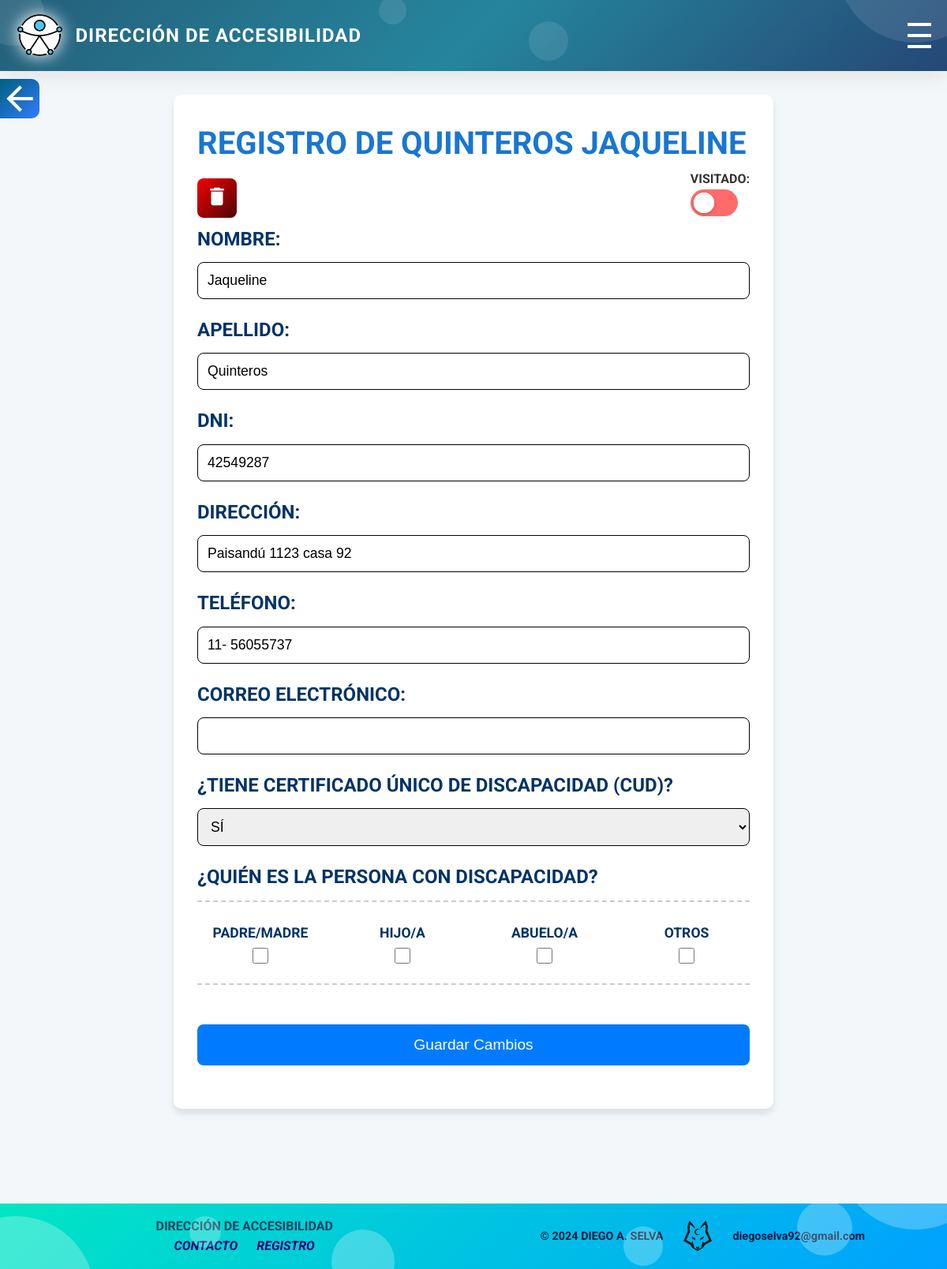
The page /persona_registro.php?id=13 (signed in) on the database its author committed.
### tables this page shows
CREATE TABLE `registro_discapacidad` (
  `id` int(11) NOT NULL,
  `nombre` varchar(100) NOT NULL,
  `apellido` varchar(100) NOT NULL,
  `dni` varchar(20) NOT NULL,
  `direccion` varchar(255) NOT NULL,
  `telefono` varchar(20) DEFAULT NULL,
  `correo_electronico` varchar(100) DEFAULT NULL,
  `certificado_discapacidad` tinyint(1) NOT NULL,
  `quienes` text NOT NULL,
  `visitado` tinyint(1) DEFAULT '0',
  `fecha_registro` date DEFAULT NULL
);

### persona_registro.php (the view, shortened to what this page needs)
<?php
include("navbar.php");
include("php/db.php");
$nombre = $apellido = $dni = $direccion = $telefono = $correo_electronico = $certificado_discapacidad = $quienes = $visitado = "";
if (isset($_GET['id'])) {
    $id = intval($_GET['id']);
    $query = "SELECT * FROM registro_discapacidad WHERE id = $id";
    $resultado = mysqli_query($conexion, $query);
    if ($fila = mysqli_fetch_assoc($resultado)) {
        $nombre = htmlspecialchars($fila['nombre']);
        $apellido = htmlspecialchars($fila['apellido']);
        $dni = htmlspecialchars($fila['dni']);
        $direccion = htmlspecialchars($fila['direccion']);
        $telefono = htmlspecialchars($fila['telefono'] ?? '');
        $correo_electronico = htmlspecialchars($fila['correo_electronico'] ?? '');
        $certificado_discapacidad = htmlspecialchars($fila['certificado_discapacidad']);
        $quienes = htmlspecialchars($fila['quienes']);
        $quienesArray = explode(", ", $quienes);
        $opcionesPredefinidas = ['Padre/Madre', 'Hijo/a', 'Abuelo/a'];
        $otrosValor = '';
        foreach ($quienesArray as $quien) {
            if (!in_array($quien, $opcionesPredefinidas)) {
                $otrosValor = $quien;
            }
        }
    } else {
        echo "No se encontraron detalles.";
        exit;
    }
}
?>
<!DOCTYPE html>
<html lang="es">
<head>
    <link rel="stylesheet" href="css/estilos.css">
</head>
<body>
    <main class="main_general">
        <a href="tabla_registro.php" class="btn-back">
            <span class="material-icons" style="font-size: 50px;">arrow_back</span>
        </a>
        <section class="container_registro">
            <form class="form_registro" method="POST" action="">
                <h1>Registro de <?php echo $apellido," " , $nombre; ?> </h1>
                <div class="botones_row">
                    <?php if (isset($_SESSION['permisos']['eliminar']) && $_SESSION['permisos']['eliminar']): ?>
                        <button type="submit" name="eliminar_registro" class="btn-eliminar" onclick="return confirmarEliminacion('<?php echo $nombre; ?>', '<?php echo $apellido; ?>')">
                            <i class="material-icons" style="font-size: 30px;">delete</i>
                        </button>
                    <?php endif; ?>
                    <div class="visitado_registro">
                        <p><strong>Visitado:</strong></p>
                        <label class='switch'>
                            <span class='slider'></span>
                            <span class='knob'></span>
                        </label>
                    </div>
                </div>
                <label for="nombre">Nombre:</label>
                <input type="text" id="nombre" name="nombre" value="<?php echo $nombre; ?>" required>
                <label for="apellido">Apellido:</label>
                <input type="text" id="apellido" name="apellido" value="<?php echo $apellido; ?>" required>
                <label for="dni">DNI:</label>
                <input
                    type="text"
                    id="dni"
                    name="dni"
                    value="<?php echo $dni; ?>"
                    required
                    pattern="^\d{7,9}$"
                    title="El DNI debe tener entre 7 y 9 números."
                >
                <label for="direccion">Dirección:</label>
                <input type="text" id="direccion" name="direccion" value="<?php echo $direccion; ?>">
                <label for="telefono">Teléfono:</label>
                <input type="text" id="telefono" name="telefono" value="<?php echo $telefono; ?>">
                <label for="correo_electronico">Correo Electrónico:</label>
                <input
                    type="email"
                    id="correo_electronico"
                    name="correo_electronico"
                    value="<?php echo $correo_electronico; ?>"
                    pattern="[a-zA-Z0-9._%+-]+@[a-zA-Z0-9.-]+\.[a-zA-Z]{2,}"
                    title="Por favor, ingresa una dirección de correo válida."
                >
                <label for="certificado_discapacidad">¿Tiene Certificado Único de Discapacidad (CUD)?</label>
                <select id="certificado_discapacidad" name="certificado_discapacidad">
                    <option value="1" <?php echo ($certificado_discapacidad == 1) ? 'selected' : ''; ?>>Sí</option>
                </select>
                <label>¿Quién es la persona con discapacidad?</label>
                <div class="checkboxs">
                    <div class="checkbox-container">
                        <label for="quien_padre">Padre/Madre</label>
                        <input type="checkbox" name="quien_es[]" value="Padre/Madre" id="quien_padre" <?php echo (strpos($quienes, 'Padre/Madre') !== false) ? 'checked' : ''; ?>>
                    </div>
                    <div class="checkbox-container">
                        <label for="quien_hijo">Hijo/a</label>
                        <input type="checkbox" name="quien_es[]" value="Hijo/a" id="quien_hijo" <?php echo (strpos($quienes, 'Hijo/a') !== false) ? 'checked' : ''; ?>>
                    </div>
                    <div class="checkbox-container">
                        <label for="quien_abuelo">Abuelo/a</label>
                        <input type="checkbox" name="quien_es[]" value="Abuelo/a" id="quien_abuelo" <?php echo (strpos($quienes, 'Abuelo/a') !== false) ? 'checked' : ''; ?>>
                    </div>
                    <div class="checkbox-container">
                        <label for="quien_otros">Otros</label>
                        <input type="checkbox" name="quien_es[]" value="Otros" id="quien_otros" <?php echo (empty($otrosValor)) ? '' : 'checked'; ?> onclick="toggleOtrosField(this)">
                    </div>
                </div>
                <input type="submit" name="guardar_cambios" value="Guardar Cambios" class="btn-guardar">
            </form>
        </section>
    </main>
</body>
</html>

### rows shown on the page
registro_discapacidad: apellido "QUINTEROS", nombre "JAQUELINE", nombre "Jaqueline", apellido "Quinteros", dni "42549287", direccion "Paisandú 1123 casa 92", telefono "11- 56055737", certificado_discapacidad "Sí"
